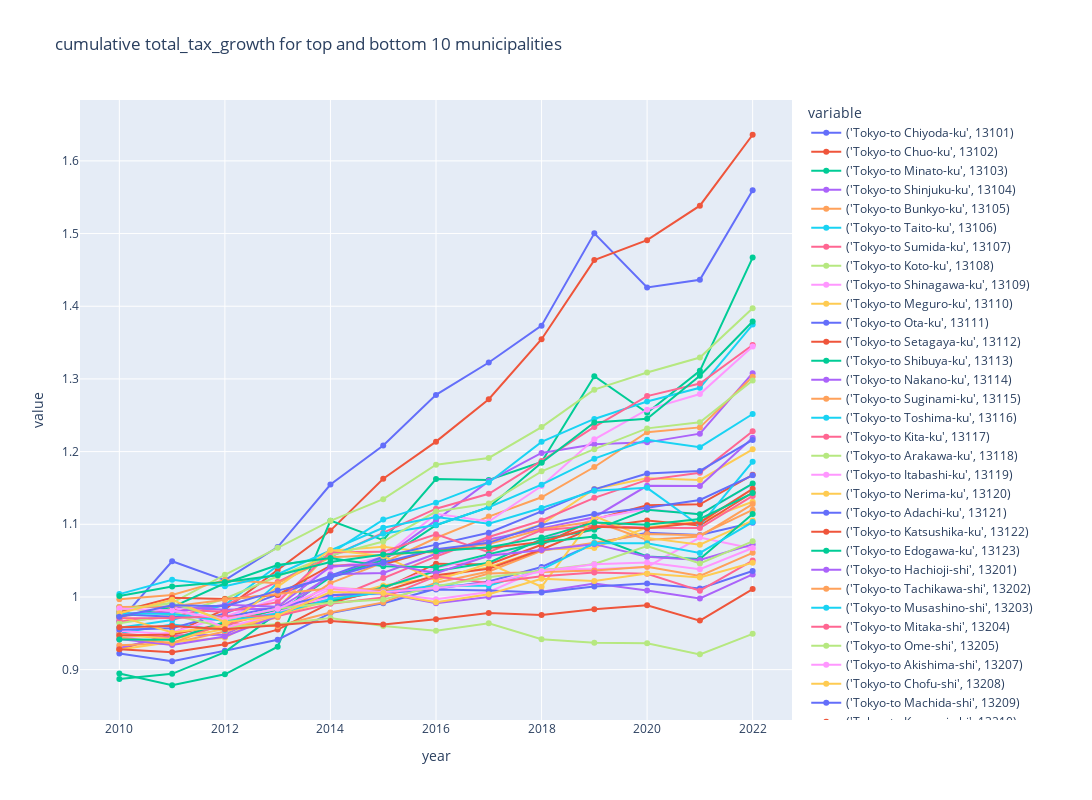

Notebook source saved alongside this figure:
### Code cell
plot_time_series(
    plot_df,
    "factor_growth",
    group_by_columns,
    granularity_columns,
    f"cumulative {factor_column} for top and bottom {return_n} municipalities",
    # visible="legendonly",
)

### Figure 1 — Plotly figure (JSON) as saved in the notebook; plotly's stock layout.template omitted (floating-point values rounded to 4 significant figures)
{"data": [{"hovertemplate": "variable=('Tokyo-to Chiyoda-ku', 13101)<br>year=%{x}<br>value=%{y}<extra></extra>", "legendgroup": "('Tokyo-to Chiyoda-ku', 13101)", "line": {"color": "#636efa", "dash": "solid"}, "marker": {"symbol": "circle"}, "mode": "lines+markers", "name": "('Tokyo-to Chiyoda-ku', 13101)", "orientation": "v", "showlegend": true, "type": "scatter", "x": [2010, 2011, 2012, 2013, 2014, 2015, 2016, 2017, 2018, 2019, 2020, 2021, 2022], "xaxis": "x", "y": [0.9665, 1.049, 1.023, 1.069, 1.155, 1.208, 1.278, 1.323, 1.373, 1.5, 1.426, 1.436, 1.56], "yaxis": "y"}, {"hovertemplate": "variable=('Tokyo-to Chuo-ku', 13102)<br>year=%{x}<br>value=%{y}<extra></extra>", "legendgroup": "('Tokyo-to Chuo-ku', 13102)", "line": {"color": "#EF553B", "dash": "solid"}, "marker": {"symbol": "circle"}, "mode": "lines+markers", "name": "('Tokyo-to Chuo-ku', 13102)", "orientation": "v", "showlegend": true, "type": "scatter", "x": [2010, 2011, 2012, 2013, 2014, 2015, 2016, 2017, 2018, 2019, 2020, 2021, 2022], "xaxis": "x", "y": [0.9278, 0.9496, 0.9829, 1.037, 1.091, 1.163, 1.214, 1.272, 1.355, 1.464, 1.491, 1.538, 1.636], "yaxis": "y"}, {"hovertemplate": "variable=('Tokyo-to Minato-ku', 13103)<br>year=%{x}<br>value=%{y}<extra></extra>", "legendgroup": "('Tokyo-to Minato-ku', 13103)", "line": {"color": "#00cc96", "dash": "solid"}, "marker": {"symbol": "circle"}, "mode": "lines+markers", "name": "('Tokyo-to Minato-ku', 13103)", "orientation": "v", "showlegend": true, "type": "scatter", "x": [2010, 2011, 2012, 2013, 2014, 2015, 2016, 2017, 2018, 2019, 2020, 2021, 2022], "xaxis": "x", "y": [0.8946, 0.8785, 0.8935, 0.9315, 1.105, 1.078, 1.162, 1.161, 1.186, 1.304, 1.253, 1.311, 1.467], "yaxis": "y"}, {"hovertemplate": "variable=('Tokyo-to Shinjuku-ku', 13104)<br>year=%{x}<br>value=%{y}<extra></extra>", "legendgroup": "('Tokyo-to Shinjuku-ku', 13104)", "line": {"color": "#ab63fa", "dash": "solid"}, "marker": {"symbol": "circle"}, "mode": "lines+markers", "name": "('Tokyo-to Shinjuku-ku', 13104)", "orientation": "v", "showlegend": true, "type": "scatter", "x": [2010, 2011, 2012, 2013, 2014, 2015, 2016, 2017, 2018, 2019, 2020, 2021, 2022], "xaxis": "x", "y": [0.9298, 0.947, 0.9482, 0.9838, 1.029, 1.053, 1.105, 1.159, 1.198, 1.21, 1.213, 1.225, 1.308], "yaxis": "y"}, {"hovertemplate": "variable=('Tokyo-to Bunkyo-ku', 13105)<br>year=%{x}<br>value=%{y}<extra></extra>", "legendgroup": "('Tokyo-to Bunkyo-ku', 13105)", "line": {"color": "#FFA15A", "dash": "solid"}, "marker": {"symbol": "circle"}, "mode": "lines+markers", "name": "('Tokyo-to Bunkyo-ku', 13105)", "orientation": "v", "showlegend": true, "type": "scatter", "x": [2010, 2011, 2012, 2013, 2014, 2015, 2016, 2017, 2018, 2019, 2020, 2021, 2022], "xaxis": "x", "y": [0.9336, 0.9362, 0.9526, 0.9722, 1.019, 1.047, 1.081, 1.111, 1.137, 1.179, 1.227, 1.233, 1.303], "yaxis": "y"}, {"hovertemplate": "variable=('Tokyo-to Taito-ku', 13106)<br>year=%{x}<br>value=%{y}<extra></extra>", "legendgroup": "('Tokyo-to Taito-ku', 13106)", "line": {"color": "#19d3f3", "dash": "solid"}, "marker": {"symbol": "circle"}, "mode": "lines+markers", "name": "('Tokyo-to Taito-ku', 13106)", "orientation": "v", "showlegend": true, "type": "scatter", "x": [2010, 2011, 2012, 2013, 2014, 2015, 2016, 2017, 2018, 2019, 2020, 2021, 2022], "xaxis": "x", "y": [0.9504, 0.9623, 0.9546, 1.02, 1.06, 1.106, 1.13, 1.158, 1.213, 1.245, 1.269, 1.288, 1.375], "yaxis": "y"}, {"hovertemplate": "variable=('Tokyo-to Sumida-ku', 13107)<br>year=%{x}<br>value=%{y}<extra></extra>", "legendgroup": "('Tokyo-to Sumida-ku', 13107)", "line": {"color": "#FF6692", "dash": "solid"}, "marker": {"symbol": "circle"}, "mode": "lines+markers", "name": "('Tokyo-to Sumida-ku', 13107)", "orientation": "v", "showlegend": true, "type": "scatter", "x": [2010, 2011, 2012, 2013, 2014, 2015, 2016, 2017, 2018, 2019, 2020, 2021, 2022], "xaxis": "x", "y": [0.9664, 0.9726, 0.9887, 1.021, 1.055, 1.088, 1.121, 1.142, 1.187, 1.234, 1.276, 1.294, 1.347], "yaxis": "y"}, {"hovertemplate": "variable=('Tokyo-to Koto-ku', 13108)<br>year=%{x}<br>value=%{y}<extra></extra>", "legendgroup": "('Tokyo-to Koto-ku', 13108)", "line": {"color": "#B6E880", "dash": "solid"}, "marker": {"symbol": "circle"}, "mode": "lines+markers", "name": "('Tokyo-to Koto-ku', 13108)", "orientation": "v", "showlegend": true, "type": "scatter", "x": [2010, 2011, 2012, 2013, 2014, 2015, 2016, 2017, 2018, 2019, 2020, 2021, 2022], "xaxis": "x", "y": [0.9848, 0.9919, 1.03, 1.068, 1.105, 1.135, 1.182, 1.191, 1.234, 1.285, 1.309, 1.329, 1.397], "yaxis": "y"}, {"hovertemplate": "variable=('Tokyo-to Shinagawa-ku', 13109)<br>year=%{x}<br>value=%{y}<extra></extra>", "legendgroup": "('Tokyo-to Shinagawa-ku', 13109)", "line": {"color": "#FF97FF", "dash": "solid"}, "marker": {"symbol": "circle"}, "mode": "lines+markers", "name": "('Tokyo-to Shinagawa-ku', 13109)", "orientation": "v", "showlegend": true, "type": "scatter", "x": [2010, 2011, 2012, 2013, 2014, 2015, 2016, 2017, 2018, 2019, 2020, 2021, 2022], "xaxis": "x", "y": [0.943, 0.9516, 0.9727, 0.9978, 1.04, 1.055, 1.114, 1.104, 1.153, 1.217, 1.258, 1.279, 1.345], "yaxis": "y"}, {"hovertemplate": "variable=('Tokyo-to Meguro-ku', 13110)<br>year=%{x}<br>value=%{y}<extra></extra>", "legendgroup": "('Tokyo-to Meguro-ku', 13110)", "line": {"color": "#FECB52", "dash": "solid"}, "marker": {"symbol": "circle"}, "mode": "lines+markers", "name": "('Tokyo-to Meguro-ku', 13110)", "orientation": "v", "showlegend": true, "type": "scatter", "x": [2010, 2011, 2012, 2013, 2014, 2015, 2016, 2017, 2018, 2019, 2020, 2021, 2022], "xaxis": "x", "y": [0.9277, 0.9381, 0.944, 0.9836, 1.064, 1.069, 1.06, 1.076, 1.1, 1.149, 1.163, 1.161, 1.203], "yaxis": "y"}, {"hovertemplate": "variable=('Tokyo-to Ota-ku', 13111)<br>year=%{x}<br>value=%{y}<extra></extra>", "legendgroup": "('Tokyo-to Ota-ku', 13111)", "line": {"color": "#636efa", "dash": "solid"}, "marker": {"symbol": "circle"}, "mode": "lines+markers", "name": "('Tokyo-to Ota-ku', 13111)", "orientation": "v", "showlegend": true, "type": "scatter", "x": [2010, 2011, 2012, 2013, 2014, 2015, 2016, 2017, 2018, 2019, 2020, 2021, 2022], "xaxis": "x", "y": [0.9222, 0.9116, 0.9259, 0.9412, 0.9778, 0.9913, 1.011, 1.021, 1.041, 1.073, 1.088, 1.085, 1.102], "yaxis": "y"}, {"hovertemplate": "variable=('Tokyo-to Setagaya-ku', 13112)<br>year=%{x}<br>value=%{y}<extra></extra>", "legendgroup": "('Tokyo-to Setagaya-ku', 13112)", "line": {"color": "#EF553B", "dash": "solid"}, "marker": {"symbol": "circle"}, "mode": "lines+markers", "name": "('Tokyo-to Setagaya-ku', 13112)", "orientation": "v", "showlegend": true, "type": "scatter", "x": [2010, 2011, 2012, 2013, 2014, 2015, 2016, 2017, 2018, 2019, 2020, 2021, 2022], "xaxis": "x", "y": [0.928, 0.9238, 0.935, 0.9551, 0.9918, 1.011, 1.046, 1.045, 1.072, 1.107, 1.126, 1.127, 1.168], "yaxis": "y"}, {"hovertemplate": "variable=('Tokyo-to Shibuya-ku', 13113)<br>year=%{x}<br>value=%{y}<extra></extra>", "legendgroup": "('Tokyo-to Shibuya-ku', 13113)", "line": {"color": "#00cc96", "dash": "solid"}, "marker": {"symbol": "circle"}, "mode": "lines+markers", "name": "('Tokyo-to Shibuya-ku', 13113)", "orientation": "v", "showlegend": true, "type": "scatter", "x": [2010, 2011, 2012, 2013, 2014, 2015, 2016, 2017, 2018, 2019, 2020, 2021, 2022], "xaxis": "x", "y": [0.8873, 0.8942, 0.9241, 0.978, 1.027, 1.051, 1.099, 1.124, 1.185, 1.24, 1.245, 1.304, 1.379], "yaxis": "y"}, {"hovertemplate": "variable=('Tokyo-to Nakano-ku', 13114)<br>year=%{x}<br>value=%{y}<extra></extra>", "legendgroup": "('Tokyo-to Nakano-ku', 13114)", "line": {"color": "#ab63fa", "dash": "solid"}, "marker": {"symbol": "circle"}, "mode": "lines+markers", "name": "('Tokyo-to Nakano-ku', 13114)", "orientation": "v", "showlegend": true, "type": "scatter", "x": [2010, 2011, 2012, 2013, 2014, 2015, 2016, 2017, 2018, 2019, 2020, 2021, 2022], "xaxis": "x", "y": [0.942, 0.9338, 0.9456, 0.9739, 1.031, 1.033, 1.059, 1.079, 1.094, 1.11, 1.153, 1.153, 1.219], "yaxis": "y"}, {"hovertemplate": "variable=('Tokyo-to Suginami-ku', 13115)<br>year=%{x}<br>value=%{y}<extra></extra>", "legendgroup": "('Tokyo-to Suginami-ku', 13115)", "line": {"color": "#FFA15A", "dash": "solid"}, "marker": {"symbol": "circle"}, "mode": "lines+markers", "name": "('Tokyo-to Suginami-ku', 13115)", "orientation": "v", "showlegend": true, "type": "scatter", "x": [2010, 2011, 2012, 2013, 2014, 2015, 2016, 2017, 2018, 2019, 2020, 2021, 2022], "xaxis": "x", "y": [0.9442, 0.9365, 0.9642, 0.9597, 0.9787, 0.9925, 1.02, 1.035, 1.064, 1.075, 1.087, 1.085, 1.12], "yaxis": "y"}, {"hovertemplate": "variable=('Tokyo-to Toshima-ku', 13116)<br>year=%{x}<br>value=%{y}<extra></extra>", "legendgroup": "('Tokyo-to Toshima-ku', 13116)", "line": {"color": "#19d3f3", "dash": "solid"}, "marker": {"symbol": "circle"}, "mode": "lines+markers", "name": "('Tokyo-to Toshima-ku', 13116)", "orientation": "v", "showlegend": true, "type": "scatter", "x": [2010, 2011, 2012, 2013, 2014, 2015, 2016, 2017, 2018, 2019, 2020, 2021, 2022], "xaxis": "x", "y": [0.9576, 0.9682, 0.9894, 1.043, 1.056, 1.087, 1.099, 1.123, 1.155, 1.19, 1.216, 1.206, 1.252], "yaxis": "y"}, {"hovertemplate": "variable=('Tokyo-to Kita-ku', 13117)<br>year=%{x}<br>value=%{y}<extra></extra>", "legendgroup": "('Tokyo-to Kita-ku', 13117)", "line": {"color": "#FF6692", "dash": "solid"}, "marker": {"symbol": "circle"}, "mode": "lines+markers", "name": "('Tokyo-to Kita-ku', 13117)", "orientation": "v", "showlegend": true, "type": "scatter", "x": [2010, 2011, 2012, 2013, 2014, 2015, 2016, 2017, 2018, 2019, 2020, 2021, 2022], "xaxis": "x", "y": [0.9497, 0.9439, 0.9607, 0.982, 0.9962, 1.026, 1.055, 1.082, 1.105, 1.136, 1.161, 1.171, 1.228], "yaxis": "y"}, {"hovertemplate": "variable=('Tokyo-to Arakawa-ku', 13118)<br>year=%{x}<br>value=%{y}<extra></extra>", "legendgroup": "('Tokyo-to Arakawa-ku', 13118)", "line": {"color": "#B6E880", "dash": "solid"}, "marker": {"symbol": "circle"}, "mode": "lines+markers", "name": "('Tokyo-to Arakawa-ku', 13118)", "orientation": "v", "showlegend": true, "type": "scatter", "x": [2010, 2011, 2012, 2013, 2014, 2015, 2016, 2017, 2018, 2019, 2020, 2021, 2022], "xaxis": "x", "y": [0.9638, 0.9748, 0.9975, 1.029, 1.057, 1.076, 1.118, 1.129, 1.173, 1.203, 1.232, 1.24, 1.298], "yaxis": "y"}, {"hovertemplate": "variable=('Tokyo-to Itabashi-ku', 13119)<br>year=%{x}<br>value=%{y}<extra></extra>", "legendgroup": "('Tokyo-to Itabashi-ku', 13119)", "line": {"color": "#FF97FF", "dash": "solid"}, "marker": {"symbol": "circle"}, "mode": "lines+markers", "name": "('Tokyo-to Itabashi-ku', 13119)", "orientation": "v", "showlegend": true, "type": "scatter", "x": [2010, 2011, 2012, 2013, 2014, 2015, 2016, 2017, 2018, 2019, 2020, 2021, 2022], "xaxis": "x", "y": [0.9534, 0.9485, 0.9637, 0.98, 1.001, 1.013, 1.04, 1.056, 1.077, 1.108, 1.121, 1.114, 1.155], "yaxis": "y"}, {"hovertemplate": "variable=('Tokyo-to Nerima-ku', 13120)<br>year=%{x}<br>value=%{y}<extra></extra>", "legendgroup": "('Tokyo-to Nerima-ku', 13120)", "line": {"color": "#FECB52", "dash": "solid"}, "marker": {"symbol": "circle"}, "mode": "lines+markers", "name": "('Tokyo-to Nerima-ku', 13120)", "orientation": "v", "showlegend": true, "type": "scatter", "x": [2010, 2011, 2012, 2013, 2014, 2015, 2016, 2017, 2018, 2019, 2020, 2021, 2022], "xaxis": "x", "y": [0.948, 0.9423, 0.9559, 0.9744, 0.9961, 1.016, 1.026, 1.041, 1.065, 1.067, 1.096, 1.104, 1.131], "yaxis": "y"}, {"hovertemplate": "variable=('Tokyo-to Adachi-ku', 13121)<br>year=%{x}<br>value=%{y}<extra></extra>", "legendgroup": "('Tokyo-to Adachi-ku', 13121)", "line": {"color": "#636efa", "dash": "solid"}, "marker": {"symbol": "circle"}, "mode": "lines+markers", "name": "('Tokyo-to Adachi-ku', 13121)", "orientation": "v", "showlegend": true, "type": "scatter", "x": [2010, 2011, 2012, 2013, 2014, 2015, 2016, 2017, 2018, 2019, 2020, 2021, 2022], "xaxis": "x", "y": [0.955, 0.9571, 0.9774, 1.004, 1.029, 1.055, 1.072, 1.088, 1.118, 1.148, 1.17, 1.173, 1.216], "yaxis": "y"}, {"hovertemplate": "variable=('Tokyo-to Katsushika-ku', 13122)<br>year=%{x}<br>value=%{y}<extra></extra>", "legendgroup": "('Tokyo-to Katsushika-ku', 13122)", "line": {"color": "#EF553B", "dash": "solid"}, "marker": {"symbol": "circle"}, "mode": "lines+markers", "name": "('Tokyo-to Katsushika-ku', 13122)", "orientation": "v", "showlegend": true, "type": "scatter", "x": [2010, 2011, 2012, 2013, 2014, 2015, 2016, 2017, 2018, 2019, 2020, 2021, 2022], "xaxis": "x", "y": [0.947, 0.9484, 0.9632, 0.9837, 0.9945, 1.008, 1.03, 1.039, 1.065, 1.096, 1.105, 1.098, 1.144], "yaxis": "y"}, {"hovertemplate": "variable=('Tokyo-to Edogawa-ku', 13123)<br>year=%{x}<br>value=%{y}<extra></extra>", "legendgroup": "('Tokyo-to Edogawa-ku', 13123)", "line": {"color": "#00cc96", "dash": "solid"}, "marker": {"symbol": "circle"}, "mode": "lines+markers", "name": "('Tokyo-to Edogawa-ku', 13123)", "orientation": "v", "showlegend": true, "type": "scatter", "x": [2010, 2011, 2012, 2013, 2014, 2015, 2016, 2017, 2018, 2019, 2020, 2021, 2022], "xaxis": "x", "y": [0.9414, 0.9413, 0.9655, 0.9829, 0.9937, 1.013, 1.036, 1.047, 1.08, 1.092, 1.12, 1.114, 1.156], "yaxis": "y"}, {"hovertemplate": "variable=('Tokyo-to Hachioji-shi', 13201)<br>year=%{x}<br>value=%{y}<extra></extra>", "legendgroup": "('Tokyo-to Hachioji-shi', 13201)", "line": {"color": "#ab63fa", "dash": "solid"}, "marker": {"symbol": "circle"}, "mode": "lines+markers", "name": "('Tokyo-to Hachioji-shi', 13201)", "orientation": "v", "showlegend": true, "type": "scatter", "x": [2010, 2011, 2012, 2013, 2014, 2015, 2016, 2017, 2018, 2019, 2020, 2021, 2022], "xaxis": "x", "y": [0.986, 0.9865, 0.9823, 0.984, 1.003, 1.005, 0.9912, 1.0, 1.007, 1.019, 1.009, 0.998, 1.031], "yaxis": "y"}, {"hovertemplate": "variable=('Tokyo-to Tachikawa-shi', 13202)<br>year=%{x}<br>value=%{y}<extra></extra>", "legendgroup": "('Tokyo-to Tachikawa-shi', 13202)", "line": {"color": "#FFA15A", "dash": "solid"}, "marker": {"symbol": "circle"}, "mode": "lines+markers", "name": "('Tokyo-to Tachikawa-shi', 13202)", "orientation": "v", "showlegend": true, "type": "scatter", "x": [2010, 2011, 2012, 2013, 2014, 2015, 2016, 2017, 2018, 2019, 2020, 2021, 2022], "xaxis": "x", "y": [0.997, 1.003, 1.023, 1.019, 1.055, 1.058, 1.063, 1.073, 1.093, 1.104, 1.078, 1.083, 1.128], "yaxis": "y"}, {"hovertemplate": "variable=('Tokyo-to Musashino-shi', 13203)<br>year=%{x}<br>value=%{y}<extra></extra>", "legendgroup": "('Tokyo-to Musashino-shi', 13203)", "line": {"color": "#19d3f3", "dash": "solid"}, "marker": {"symbol": "circle"}, "mode": "lines+markers", "name": "('Tokyo-to Musashino-shi', 13203)", "orientation": "v", "showlegend": true, "type": "scatter", "x": [2010, 2011, 2012, 2013, 2014, 2015, 2016, 2017, 2018, 2019, 2020, 2021, 2022], "xaxis": "x", "y": [1.004, 1.024, 1.015, 1.031, 1.064, 1.095, 1.11, 1.101, 1.122, 1.146, 1.15, 1.098, 1.186], "yaxis": "y"}, {"hovertemplate": "variable=('Tokyo-to Mitaka-shi', 13204)<br>year=%{x}<br>value=%{y}<extra></extra>", "legendgroup": "('Tokyo-to Mitaka-shi', 13204)", "line": {"color": "#FF6692", "dash": "solid"}, "marker": {"symbol": "circle"}, "mode": "lines+markers", "name": "('Tokyo-to Mitaka-shi', 13204)", "orientation": "v", "showlegend": true, "type": "scatter", "x": [2010, 2011, 2012, 2013, 2014, 2015, 2016, 2017, 2018, 2019, 2020, 2021, 2022], "xaxis": "x", "y": [0.9728, 0.9826, 0.9798, 0.9929, 1.062, 1.062, 1.086, 1.062, 1.092, 1.098, 1.095, 1.095, 1.139], "yaxis": "y"}, {"hovertemplate": "variable=('Tokyo-to Ome-shi', 13205)<br>year=%{x}<br>value=%{y}<extra></extra>", "legendgroup": "('Tokyo-to Ome-shi', 13205)", "line": {"color": "#B6E880", "dash": "solid"}, "marker": {"symbol": "circle"}, "mode": "lines+markers", "name": "('Tokyo-to Ome-shi', 13205)", "orientation": "v", "showlegend": true, "type": "scatter", "x": [2010, 2011, 2012, 2013, 2014, 2015, 2016, 2017, 2018, 2019, 2020, 2021, 2022], "xaxis": "x", "y": [0.9866, 0.9751, 0.9583, 0.9626, 0.971, 0.96, 0.9536, 0.9637, 0.942, 0.937, 0.9362, 0.921, 0.9493], "yaxis": "y"}, {"hovertemplate": "variable=('Tokyo-to Akishima-shi', 13207)<br>year=%{x}<br>value=%{y}<extra></extra>", "legendgroup": "('Tokyo-to Akishima-shi', 13207)", "line": {"color": "#FF97FF", "dash": "solid"}, "marker": {"symbol": "circle"}, "mode": "lines+markers", "name": "('Tokyo-to Akishima-shi', 13207)", "orientation": "v", "showlegend": true, "type": "scatter", "x": [2010, 2011, 2012, 2013, 2014, 2015, 2016, 2017, 2018, 2019, 2020, 2021, 2022], "xaxis": "x", "y": [0.9733, 0.9868, 0.9578, 0.9764, 1.011, 1.006, 0.9969, 1.007, 1.039, 1.038, 1.041, 1.082, 1.067], "yaxis": "y"}, {"hovertemplate": "variable=('Tokyo-to Chofu-shi', 13208)<br>year=%{x}<br>value=%{y}<extra></extra>", "legendgroup": "('Tokyo-to Chofu-shi', 13208)", "line": {"color": "#FECB52", "dash": "solid"}, "marker": {"symbol": "circle"}, "mode": "lines+markers", "name": "('Tokyo-to Chofu-shi', 13208)", "orientation": "v", "showlegend": true, "type": "scatter", "x": [2010, 2011, 2012, 2013, 2014, 2015, 2016, 2017, 2018, 2019, 2020, 2021, 2022], "xaxis": "x", "y": [0.9733, 0.9513, 0.9602, 1.014, 1.065, 1.056, 1.023, 1.046, 1.014, 1.111, 1.081, 1.072, 1.105], "yaxis": "y"}, {"hovertemplate": "variable=('Tokyo-to Machida-shi', 13209)<br>year=%{x}<br>value=%{y}<extra></extra>", "legendgroup": "('Tokyo-to Machida-shi', 13209)", "line": {"color": "#636efa", "dash": "solid"}, "marker": {"symbol": "circle"}, "mode": "lines+markers", "name": "('Tokyo-to Machida-shi', 13209)", "orientation": "v", "showlegend": true, "type": "scatter", "x": [2010, 2011, 2012, 2013, 2014, 2015, 2016, 2017, 2018, 2019, 2020, 2021, 2022], "xaxis": "x", "y": [0.9761, 0.9728, 0.9719, 0.9865, 1.003, 1.006, 1.01, 1.009, 1.006, 1.014, 1.019, 1.012, 1.036], "yaxis": "y"}, {"hovertemplate": "variable=('Tokyo-to Koganei-shi', 13210)<br>year=%{x}<br>value=%{y}<extra></extra>", "legendgroup": "('Tokyo-to Koganei-shi', 13210)", "line": {"color": "#EF553B", "dash": "solid"}, "marker": {"symbol": "circle"}, "mode": "lines+markers", "name": "('Tokyo-to Koganei-shi', 13210)", "orientation": "v", "showlegend": true, "type": "scatter", "x": [2010, 2011, 2012, 2013, 2014, 2015, 2016, 2017, 2018, 2019, 2020, 2021, 2022], "xaxis": "x", "y": [0.9796, 0.999, 0.9972, 1.003, 1.043, 1.045, 1.065, 1.067, 1.076, 1.097, 1.095, 1.103, 1.149], "yaxis": "y"}, {"hovertemplate": "variable=('Tokyo-to Kodaira-shi', 13211)<br>year=%{x}<br>value=%{y}<extra></extra>", "legendgroup": "('Tokyo-to Kodaira-shi', 13211)", "line": {"color": "#00cc96", "dash": "solid"}, "marker": {"symbol": "circle"}, "mode": "lines+markers", "name": "('Tokyo-to Kodaira-shi', 13211)", "orientation": "v", "showlegend": true, "type": "scatter", "x": [2010, 2011, 2012, 2013, 2014, 2015, 2016, 2017, 2018, 2019, 2020, 2021, 2022], "xaxis": "x", "y": [0.9731, 0.986, 1.019, 1.044, 1.054, 1.042, 1.041, 1.059, 1.075, 1.083, 1.056, 1.052, 1.114], "yaxis": "y"}, {"hovertemplate": "variable=('Tokyo-to Hino-shi', 13212)<br>year=%{x}<br>value=%{y}<extra></extra>", "legendgroup": "('Tokyo-to Hino-shi', 13212)", "line": {"color": "#ab63fa", "dash": "solid"}, "marker": {"symbol": "circle"}, "mode": "lines+markers", "name": "('Tokyo-to Hino-shi', 13212)", "orientation": "v", "showlegend": true, "type": "scatter", "x": [2010, 2011, 2012, 2013, 2014, 2015, 2016, 2017, 2018, 2019, 2020, 2021, 2022], "xaxis": "x", "y": [0.9772, 0.979, 0.9893, 0.9865, 1.042, 1.047, 1.033, 1.057, 1.065, 1.073, 1.055, 1.051, 1.072], "yaxis": "y"}, {"hovertemplate": "variable=('Tokyo-to Higashimurayama-shi', 13213)<br>year=%{x}<br>value=%{y}<extra></extra>", "legendgroup": "('Tokyo-to Higashimurayama-shi', 13213)", "line": {"color": "#FFA15A", "dash": "solid"}, "marker": {"symbol": "circle"}, "mode": "lines+markers", "name": "('Tokyo-to Higashimurayama-shi', 13213)", "orientation": "v", "showlegend": true, "type": "scatter", "x": [2010, 2011, 2012, 2013, 2014, 2015, 2016, 2017, 2018, 2019, 2020, 2021, 2022], "xaxis": "x", "y": [0.9863, 0.9871, 0.9962, 1.005, 1.012, 1.01, 1.012, 1.032, 1.034, 1.037, 1.042, 1.029, 1.061], "yaxis": "y"}, {"hovertemplate": "variable=('Tokyo-to Kokubunji-shi', 13214)<br>year=%{x}<br>value=%{y}<extra></extra>", "legendgroup": "('Tokyo-to Kokubunji-shi', 13214)", "line": {"color": "#19d3f3", "dash": "solid"}, "marker": {"symbol": "circle"}, "mode": "lines+markers", "name": "('Tokyo-to Kokubunji-shi', 13214)", "orientation": "v", "showlegend": true, "type": "scatter", "x": [2010, 2011, 2012, 2013, 2014, 2015, 2016, 2017, 2018, 2019, 2020, 2021, 2022], "xaxis": "x", "y": [0.9777, 0.9765, 0.9669, 0.9773, 0.9972, 1.007, 1.016, 1.015, 1.038, 1.074, 1.074, 1.061, 1.103], "yaxis": "y"}, {"hovertemplate": "variable=('Tokyo-to Higashiyamato-shi', 13220)<br>year=%{x}<br>value=%{y}<extra></extra>", "legendgroup": "('Tokyo-to Higashiyamato-shi', 13220)", "line": {"color": "#FF6692", "dash": "solid"}, "marker": {"symbol": "circle"}, "mode": "lines+markers", "name": "('Tokyo-to Higashiyamato-shi', 13220)", "orientation": "v", "showlegend": true, "type": "scatter", "x": [2010, 2011, 2012, 2013, 2014, 2015, 2016, 2017, 2018, 2019, 2020, 2021, 2022], "xaxis": "x", "y": [0.9708, 0.971, 0.9734, 0.9737, 0.9908, 0.9992, 1.028, 1.019, 1.029, 1.034, 1.032, 1.009, 1.05], "yaxis": "y"}, {"hovertemplate": "variable=('Tokyo-to Kiyose-shi', 13221)<br>year=%{x}<br>value=%{y}<extra></extra>", "legendgroup": "('Tokyo-to Kiyose-shi', 13221)", "line": {"color": "#B6E880", "dash": "solid"}, "marker": {"symbol": "circle"}, "mode": "lines+markers", "name": "('Tokyo-to Kiyose-shi', 13221)", "orientation": "v", "showlegend": true, "type": "scatter", "x": [2010, 2011, 2012, 2013, 2014, 2015, 2016, 2017, 2018, 2019, 2020, 2021, 2022], "xaxis": "x", "y": [0.9825, 0.9913, 0.9685, 0.984, 0.9922, 0.9964, 1.015, 1.027, 1.037, 1.045, 1.07, 1.046, 1.077], "yaxis": "y"}, {"hovertemplate": "variable=('Tokyo-to Higashikurume-shi', 13222)<br>year=%{x}<br>value=%{y}<extra></extra>", "legendgroup": "('Tokyo-to Higashikurume-shi', 13222)", "line": {"color": "#FF97FF", "dash": "solid"}, "marker": {"symbol": "circle"}, "mode": "lines+markers", "name": "('Tokyo-to Higashikurume-shi', 13222)", "orientation": "v", "showlegend": true, "type": "scatter", "x": [2010, 2011, 2012, 2013, 2014, 2015, 2016, 2017, 2018, 2019, 2020, 2021, 2022], "xaxis": "x", "y": [0.9841, 0.9814, 0.9695, 0.9838, 1.014, 1.007, 1.012, 1.019, 1.035, 1.045, 1.048, 1.038, 1.067], "yaxis": "y"}, {"hovertemplate": "variable=('Tokyo-to Tama-shi', 13224)<br>year=%{x}<br>value=%{y}<extra></extra>", "legendgroup": "('Tokyo-to Tama-shi', 13224)", "line": {"color": "#FECB52", "dash": "solid"}, "marker": {"symbol": "circle"}, "mode": "lines+markers", "name": "('Tokyo-to Tama-shi', 13224)", "orientation": "v", "showlegend": true, "type": "scatter", "x": [2010, 2011, 2012, 2013, 2014, 2015, 2016, 2017, 2018, 2019, 2020, 2021, 2022], "xaxis": "x", "y": [0.9777, 0.9962, 0.9652, 0.9743, 1.007, 1.006, 0.9927, 1.004, 1.025, 1.022, 1.032, 1.027, 1.047], "yaxis": "y"}, {"hovertemplate": "variable=('Tokyo-to Inagi-shi', 13225)<br>year=%{x}<br>value=%{y}<extra></extra>", "legendgroup": "('Tokyo-to Inagi-shi', 13225)", "line": {"color": "#636efa", "dash": "solid"}, "marker": {"symbol": "circle"}, "mode": "lines+markers", "name": "('Tokyo-to Inagi-shi', 13225)", "orientation": "v", "showlegend": true, "type": "scatter", "x": [2010, 2011, 2012, 2013, 2014, 2015, 2016, 2017, 2018, 2019, 2020, 2021, 2022], "xaxis": "x", "y": [0.9727, 0.9887, 0.9873, 1.009, 1.027, 1.048, 1.066, 1.074, 1.099, 1.114, 1.123, 1.133, 1.167], "yaxis": "y"}, {"hovertemplate": "variable=('Tokyo-to Akiruno-shi', 13228)<br>year=%{x}<br>value=%{y}<extra></extra>", "legendgroup": "('Tokyo-to Akiruno-shi', 13228)", "line": {"color": "#EF553B", "dash": "solid"}, "marker": {"symbol": "circle"}, "mode": "lines+markers", "name": "('Tokyo-to Akiruno-shi', 13228)", "orientation": "v", "showlegend": true, "type": "scatter", "x": [2010, 2011, 2012, 2013, 2014, 2015, 2016, 2017, 2018, 2019, 2020, 2021, 2022], "xaxis": "x", "y": [0.9582, 0.9601, 0.9557, 0.9617, 0.9669, 0.9621, 0.9693, 0.9778, 0.9751, 0.9832, 0.9886, 0.9675, 1.011], "yaxis": "y"}, {"hovertemplate": "variable=('Tokyo-to Nishitokyo-shi', 13229)<br>year=%{x}<br>value=%{y}<extra></extra>", "legendgroup": "('Tokyo-to Nishitokyo-shi', 13229)", "line": {"color": "#00cc96", "dash": "solid"}, "marker": {"symbol": "circle"}, "mode": "lines+markers", "name": "('Tokyo-to Nishitokyo-shi', 13229)", "orientation": "v", "showlegend": true, "type": "scatter", "x": [2010, 2011, 2012, 2013, 2014, 2015, 2016, 2017, 2018, 2019, 2020, 2021, 2022], "xaxis": "x", "y": [1.001, 1.014, 1.021, 1.03, 1.048, 1.059, 1.063, 1.068, 1.082, 1.103, 1.099, 1.107, 1.143], "yaxis": "y"}], "layout": {"autosize": false, "height": 800, "hovermode": "closest", "legend": {"title": {"text": "variable"}, "tracegroupgap": 0}, "title": {"text": "cumulative total_tax_growth for top and bottom 10 municipalities"}, "width": 1600, "xaxis": {"anchor": "y", "domain": [0, 1], "title": {"text": "year"}}, "yaxis": {"anchor": "x", "domain": [0, 1], "title": {"text": "value"}}}}
